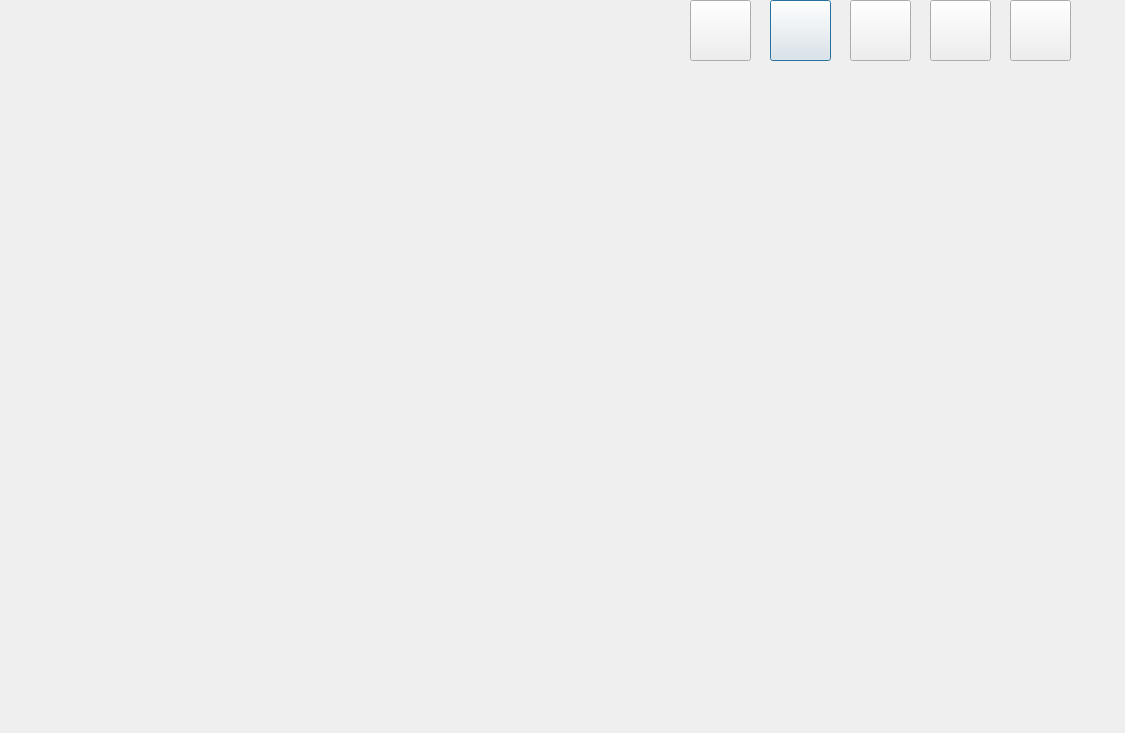
<?xml version="1.0" encoding="UTF-8"?>
<ui version="4.0">
 <class>MenuOne</class>
 <widget class="QDialog" name="MenuOne">
  <property name="geometry">
   <rect>
    <x>0</x>
    <y>0</y>
    <width>1125</width>
    <height>733</height>
   </rect>
  </property>
  <property name="minimumSize">
   <size>
    <width>1125</width>
    <height>733</height>
   </size>
  </property>
  <property name="maximumSize">
   <size>
    <width>1125</width>
    <height>733</height>
   </size>
  </property>
  <widget class="QPushButton" name="deviceMonitorButton">
   <property name="geometry">
    <rect>
     <x>770</x>
     <y>0</y>
     <width>61</width>
     <height>61</height>
    </rect>
   </property>
   <property name="minimumSize">
    <size>
     <width>61</width>
     <height>61</height>
    </size>
   </property>
   <property name="maximumSize">
    <size>
     <width>61</width>
     <height>61</height>
    </size>
   </property>
   <property name="text">
    <string/>
   </property>
   <property name="icon">
    <iconset resource="images.qrc">
     <normaloff>:/images/8ba544e31176a4657b2f4d1c469645e7.png</normaloff>:/images/8ba544e31176a4657b2f4d1c469645e7.png</iconset>
   </property>
   <property name="iconSize">
    <size>
     <width>61</width>
     <height>61</height>
    </size>
   </property>
  </widget>
  <widget class="QPushButton" name="dataQueryButton">
   <property name="geometry">
    <rect>
     <x>850</x>
     <y>0</y>
     <width>61</width>
     <height>61</height>
    </rect>
   </property>
   <property name="minimumSize">
    <size>
     <width>61</width>
     <height>61</height>
    </size>
   </property>
   <property name="maximumSize">
    <size>
     <width>61</width>
     <height>61</height>
    </size>
   </property>
   <property name="text">
    <string/>
   </property>
   <property name="icon">
    <iconset resource="images.qrc">
     <normaloff>:/images/8370ccc18a0ee603152df2e214d8d17c.png</normaloff>:/images/8370ccc18a0ee603152df2e214d8d17c.png</iconset>
   </property>
   <property name="iconSize">
    <size>
     <width>61</width>
     <height>61</height>
    </size>
   </property>
  </widget>
  <widget class="QPushButton" name="systemSettingsButton">
   <property name="geometry">
    <rect>
     <x>930</x>
     <y>0</y>
     <width>61</width>
     <height>61</height>
    </rect>
   </property>
   <property name="minimumSize">
    <size>
     <width>61</width>
     <height>61</height>
    </size>
   </property>
   <property name="maximumSize">
    <size>
     <width>61</width>
     <height>61</height>
    </size>
   </property>
   <property name="text">
    <string/>
   </property>
   <property name="icon">
    <iconset resource="images.qrc">
     <normaloff>:/images/d1d904c54aa3a0d5ac08453030cc55e4.png</normaloff>:/images/d1d904c54aa3a0d5ac08453030cc55e4.png</iconset>
   </property>
   <property name="iconSize">
    <size>
     <width>61</width>
     <height>61</height>
    </size>
   </property>
  </widget>
  <widget class="QPushButton" name="otherSettingsButton">
   <property name="geometry">
    <rect>
     <x>1010</x>
     <y>0</y>
     <width>61</width>
     <height>61</height>
    </rect>
   </property>
   <property name="minimumSize">
    <size>
     <width>61</width>
     <height>61</height>
    </size>
   </property>
   <property name="maximumSize">
    <size>
     <width>61</width>
     <height>61</height>
    </size>
   </property>
   <property name="text">
    <string/>
   </property>
   <property name="icon">
    <iconset resource="images.qrc">
     <normaloff>:/images/b0ca53c4d90468f2a0982aaa20423706.png</normaloff>:/images/b0ca53c4d90468f2a0982aaa20423706.png</iconset>
   </property>
   <property name="iconSize">
    <size>
     <width>61</width>
     <height>61</height>
    </size>
   </property>
  </widget>
  <widget class="QLabel" name="label1">
   <property name="geometry">
    <rect>
     <x>50</x>
     <y>0</y>
     <width>75</width>
     <height>65</height>
    </rect>
   </property>
   <property name="minimumSize">
    <size>
     <width>75</width>
     <height>65</height>
    </size>
   </property>
   <property name="maximumSize">
    <size>
     <width>75</width>
     <height>65</height>
    </size>
   </property>
   <property name="text">
    <string/>
   </property>
   <property name="pixmap">
    <pixmap resource="images.qrc">:/images/avatar1.png</pixmap>
   </property>
  </widget>
  <widget class="QPushButton" name="QuitButton">
   <property name="geometry">
    <rect>
     <x>690</x>
     <y>0</y>
     <width>61</width>
     <height>61</height>
    </rect>
   </property>
   <property name="minimumSize">
    <size>
     <width>61</width>
     <height>61</height>
    </size>
   </property>
   <property name="maximumSize">
    <size>
     <width>61</width>
     <height>61</height>
    </size>
   </property>
   <property name="text">
    <string/>
   </property>
   <property name="icon">
    <iconset resource="images.qrc">
     <normaloff>:/images/e20bba82449797832e24a2ceb82727ef.png</normaloff>:/images/e20bba82449797832e24a2ceb82727ef.png</iconset>
   </property>
   <property name="iconSize">
    <size>
     <width>61</width>
     <height>61</height>
    </size>
   </property>
  </widget>
  <widget class="QStackedWidget" name="stackedWidget">
   <property name="geometry">
    <rect>
     <x>0</x>
     <y>60</y>
     <width>1126</width>
     <height>670</height>
    </rect>
   </property>
   <property name="minimumSize">
    <size>
     <width>1126</width>
     <height>670</height>
    </size>
   </property>
   <property name="maximumSize">
    <size>
     <width>1126</width>
     <height>670</height>
    </size>
   </property>
   <property name="currentIndex">
    <number>0</number>
   </property>
   <widget class="QWidget" name="page"/>
   <widget class="QWidget" name="page_2"/>
  </widget>
 </widget>
 <resources>
  <include location="images.qrc"/>
 </resources>
 <connections/>
</ui>
